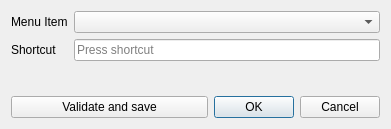
<?xml version="1.0" encoding="UTF-8"?>
<ui version="4.0">
 <class>shortcutDialog</class>
 <widget class="QDialog" name="shortcutDialog">
  <property name="geometry">
   <rect>
    <x>0</x>
    <y>0</y>
    <width>391</width>
    <height>129</height>
   </rect>
  </property>
  <property name="windowTitle">
   <string>Dialog</string>
  </property>
  <layout class="QVBoxLayout" name="verticalLayout">
   <item>
    <layout class="QFormLayout" name="formLayout">
     <item row="0" column="0">
      <widget class="QLabel" name="label">
       <property name="text">
        <string>Menu Item</string>
       </property>
      </widget>
     </item>
     <item row="0" column="1">
      <widget class="QComboBox" name="text_name">
       <property name="toolTip">
        <string>Name of menu item</string>
       </property>
      </widget>
     </item>
     <item row="1" column="0">
      <widget class="QLabel" name="label_2">
       <property name="text">
        <string>Shortcut</string>
       </property>
      </widget>
     </item>
     <item row="1" column="1">
      <widget class="QKeySequenceEdit" name="shortcut">
       <property name="toolTip">
        <string>Click and then press keys for shortcut</string>
       </property>
      </widget>
     </item>
    </layout>
   </item>
   <item>
    <layout class="QHBoxLayout" name="horizontalLayout">
     <item>
      <widget class="QPushButton" name="validate">
       <property name="contextMenuPolicy">
        <enum>Qt::NoContextMenu</enum>
       </property>
       <property name="toolTip">
        <string>Check if shortcuts conflict and save</string>
       </property>
       <property name="text">
        <string>Validate and save</string>
       </property>
      </widget>
     </item>
     <item>
      <widget class="QDialogButtonBox" name="buttonBox">
       <property name="sizePolicy">
        <sizepolicy hsizetype="Maximum" vsizetype="Fixed">
         <horstretch>0</horstretch>
         <verstretch>0</verstretch>
        </sizepolicy>
       </property>
       <property name="orientation">
        <enum>Qt::Horizontal</enum>
       </property>
       <property name="standardButtons">
        <set>QDialogButtonBox::Cancel|QDialogButtonBox::Ok</set>
       </property>
      </widget>
     </item>
    </layout>
   </item>
  </layout>
 </widget>
 <resources/>
 <connections>
  <connection>
   <sender>buttonBox</sender>
   <signal>accepted()</signal>
   <receiver>shortcutDialog</receiver>
   <slot>accept()</slot>
   <hints>
    <hint type="sourcelabel">
     <x>248</x>
     <y>254</y>
    </hint>
    <hint type="destinationlabel">
     <x>157</x>
     <y>274</y>
    </hint>
   </hints>
  </connection>
  <connection>
   <sender>buttonBox</sender>
   <signal>rejected()</signal>
   <receiver>shortcutDialog</receiver>
   <slot>reject()</slot>
   <hints>
    <hint type="sourcelabel">
     <x>316</x>
     <y>260</y>
    </hint>
    <hint type="destinationlabel">
     <x>286</x>
     <y>274</y>
    </hint>
   </hints>
  </connection>
 </connections>
</ui>
